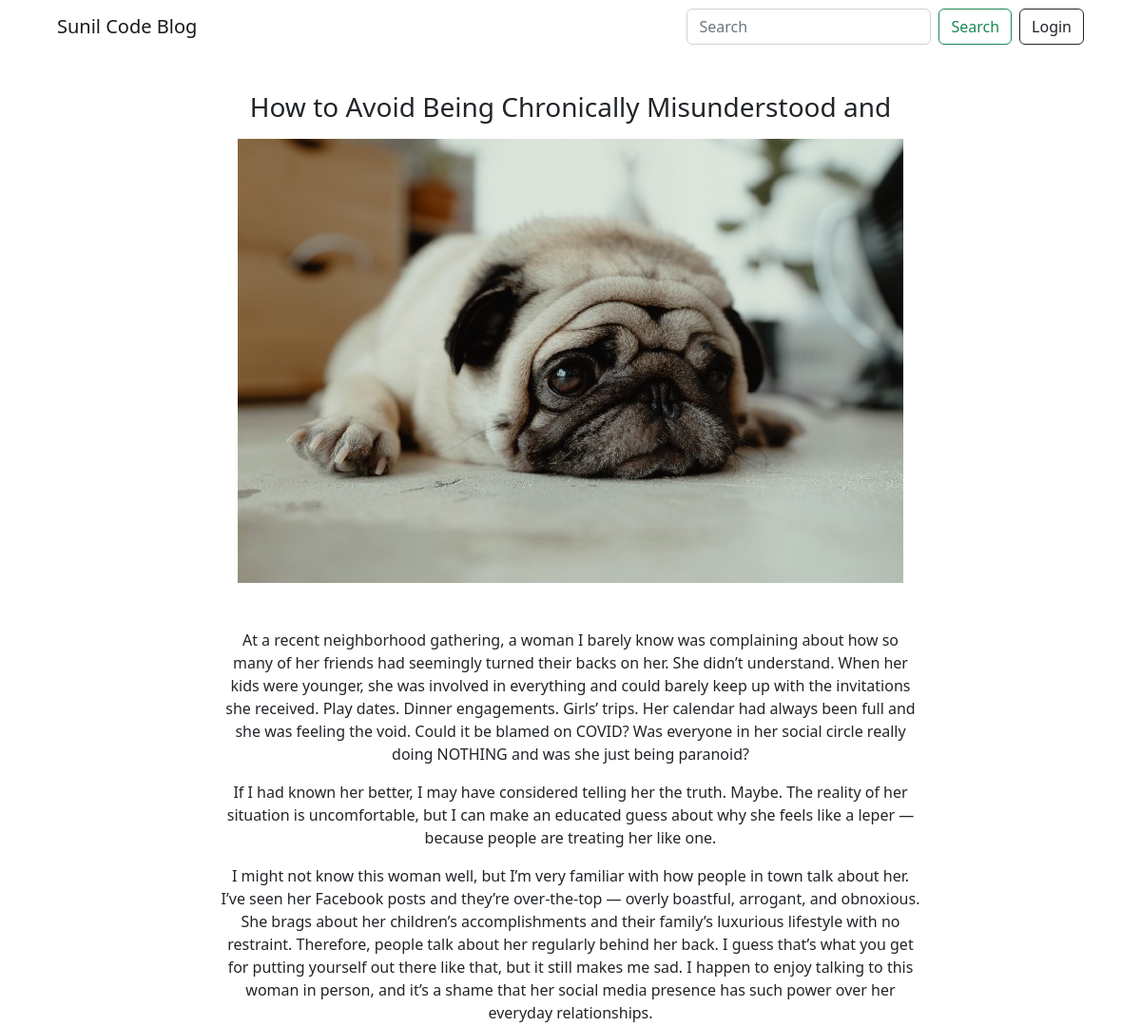
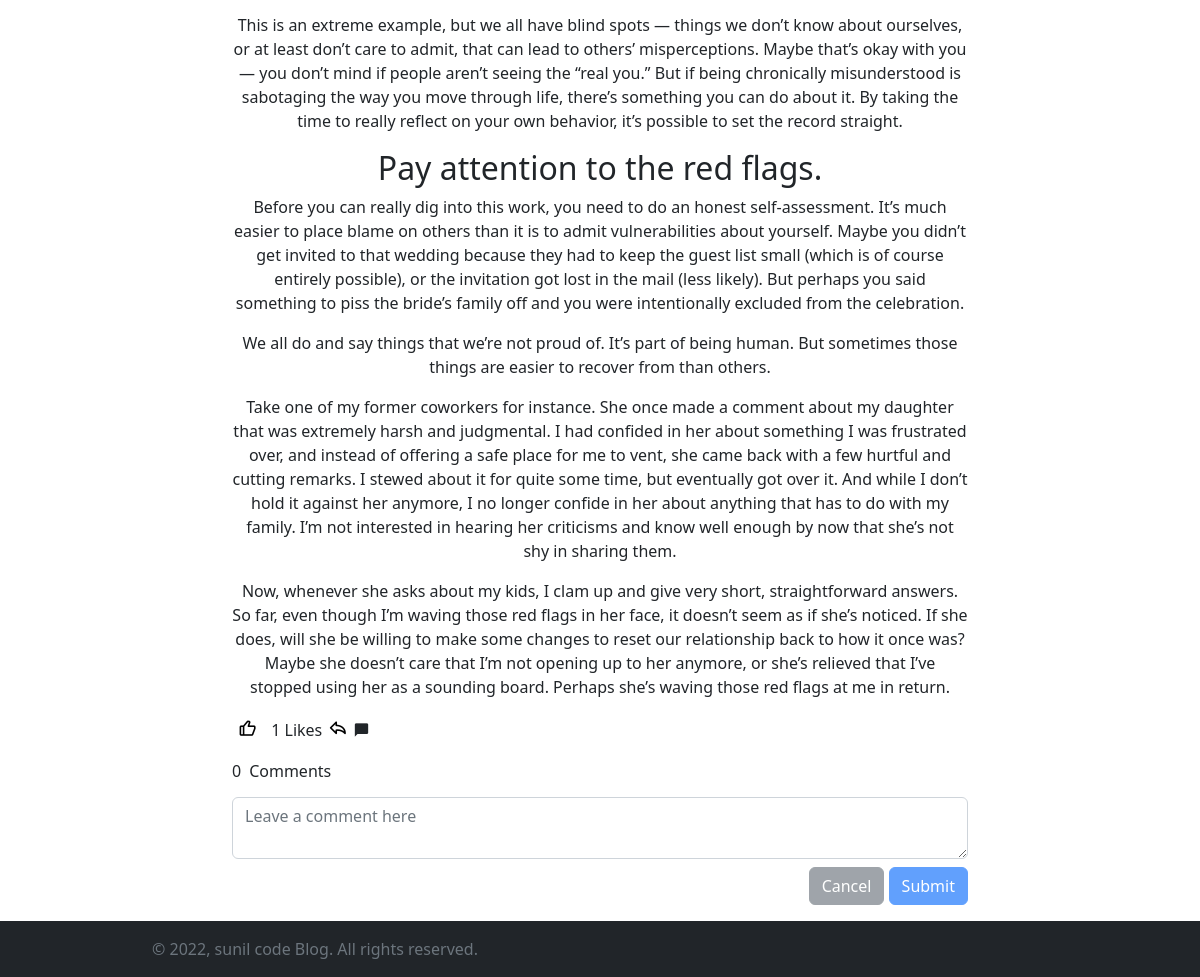
The page /blog/how-to-avoid-being-chronically-misunderstood-and on the database its author committed (2 pictures, top to bottom).
### miniBlog/models.py (models this page shows, shortened)
class BlogModel(models.Model):
    title=models.CharField(max_length=1000)
    content=FroalaField()
    slug=models.SlugField(max_length=1000, null=True,  blank=True)
    image=models.ImageField(upload_to='blog')
    user=models.ForeignKey(User, null=True, blank=True ,on_delete=models.CASCADE)
    created_at=models.DateTimeField(auto_now_add=True)
    upload_to=models.DateTimeField(auto_now=True)
    likes=models.ManyToManyField(User,blank=True, related_name='post_like')
    @property
    def totalLike(self):
        return self.likes.count()

### miniBlog/views.py (the view)
# urls.py: path('blog/<slug>',blogDetail,name='blog_detail'),
def blogDetail(request, slug):
    context = {}
    try:
        blog_obj = BlogModel.objects.filter(slug=slug).first()
        comments_obj=CommentModel.objects.filter(blog=blog_obj)
        liked=False
        if blog_obj.likes.filter(id=request.user.id).exists():
            liked=True
        else:
            liked=False
        context['blog_obj'] = blog_obj
        context['comments_obj'] = comments_obj
        context['liked'] = liked
    except Exception as e:
        print(e)
    return render(request, 'blog/blog_detail.html', context)

### templates/blog/blog_detail.html (shortened to what this page needs)
{% extends './base.html' %}
{% load static %}
{% block start %}
<section>
  <div class="container mt-5 mb-5">
    <div class="row text-center ">
      <div class="col-xl-8 col-lg-10 mx-auto mb-2">
        <h3 class="text-center">{{blog_obj.title}}</h3>
      </div>
      <div class="col-xl-10 mx-auto"><img class="img-fluid mb-5" src="{{blog_obj.image.url}}" alt=""></div>
    </div>
    <div class="row text-center">
      <div class="col-xl-8 col-lg-10 mx-auto">
        <div class="text-content">
          {{blog_obj.content | safe}}
        </div>
        <div class="like-and-share-section d-flex align-items-center">
            <form action="{% url 'post_like' blog_obj.slug %}" method="post">
              {% if liked %}
              {% comment %} This is unlike Btn {% endcomment %}
              <button type="submit" name="post_id" value="{{blog_obj.id}}"
                class="like-btn like-btn-color" data-bs-toggle="tooltip" data-bs-placement="top" title="Unlike"><i class='bx bxs-like' ></i></button>
              {% else %}
              <button type="submit" name="post_id" value="{{blog_obj.id}}" class="like-btn" id="like-btn-color"  data-bs-toggle="tooltip" data-bs-placement="top" title="like"><i class='bx bx-like'></i></button>
              {% endif %}
            </form>
            <span class="ms-2" id="count-like">{{blog_obj.totalLike}} Likes</span>
            <div class="share d-flex align-imtes-center">
              <button type="button" class="share-btn" data-bs-toggle="modal" data-bs-target="#share" onclick="getLink()">
                <i class='bx bx-share'></i>
              </button>
            </div>
              <i class='bx bxs-comment'></i>
        </div>
        <div class="comment-section pt-3">
          <div class="count-comments mb-3 h6 text-start">
            <span class="me-2">{{comments_obj.count}}</span><span>Comments</span>
          </div>
          <form action="{% url 'comment-add' blog_obj.slug %}" method="post" id="comment-form">
            <textarea class="form-control" placeholder="Leave a comment here" id="comment" name='comment'
              onkeyup="btnEnable(this.value)"></textarea>
            <div class="comment-btn mt-2 text-end">
              <button type="reset" class="btn btn-secondary disabled" id="comment-cancel">Cancel</button>
              <button type="submit" class="btn btn-primary disabled" id="comment-submit"
                onclick="UpdataComment()">Submit</button>
            </div>
          </form>
        </div>
      </div>
    </div>
</section>
<div class="toast-container position-fixed bottom-0 end-0 p-3">
</div>
{% endblock %}

### static/css/style.css (style rules this page uses)
body { scroll-behavior: smooth; }
.like-btn { font-size: 1rem; cursor: pointer; }
.like-btn { background-color: transparent; border: none; outline: none; font-size: 1.2rem; }
.share-btn { background-color: transparent; border: none; outline: none; font-size: 1.2rem; }

### rows shown on the page
BlogModel: title "How to Avoid Being Chronically Misunderstood and", image (picture), content "At a recent neighborhood gathering, a woman I barely know was complaining about how so many of her friends had seemingly turned their backs on her. She didn’t understand. When her kids were younger, she was involved in everything and could barely keep up with the invitations she received. Play dates. Dinner engagements. Girls’ trips. Her calendar had always been full and she was feeling the void. Could it be blamed on COVID? Was everyone in her social circle really doing NOTHING and was she just being paranoid? If I had known her better, I may have considered telling her the truth. Maybe. The reality of her situation is uncomfortable, but I can make an educated guess about why she feels…", totalLike "1"

### other values the page prints
{{ comments_obj.count }} "0"
